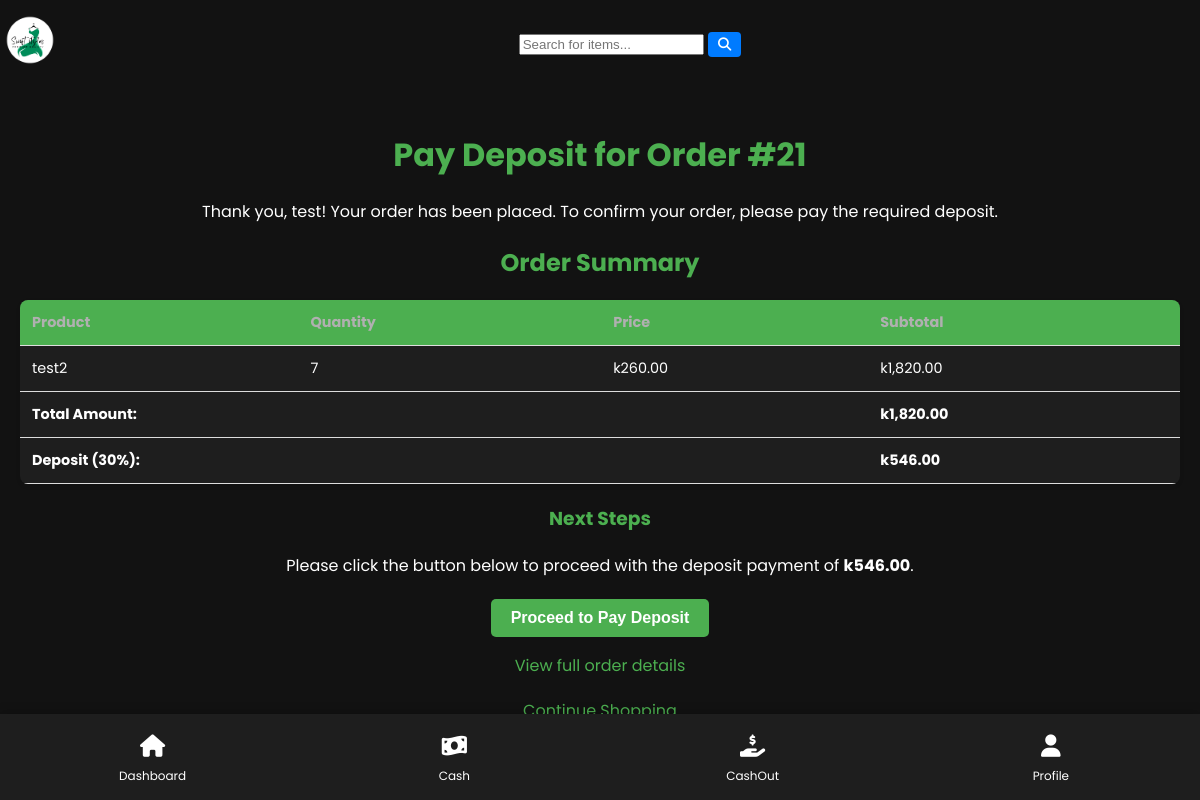
Page /order/21/pay-deposit/ (signed in) on the committed database.
### mma/models.py (models this page shows, shortened)
class Order(models.Model):
    STATUS_CHOICES = (
        ('pending', 'Pending'),
        ('approved', 'Approved'),
        ('completed', 'Completed'),  # Add 'completed' status
        ('cancelled', 'Cancelled'),
    )
    agent = models.ForeignKey(CustomUser, on_delete=models.CASCADE, related_name='orders')
    customer_name = models.CharField(max_length=200)
    phone_number = models.CharField(max_length=15, null=True, blank=True)  # Allow null values
    total_amount = models.DecimalField(max_digits=10, decimal_places=2)
    deposit_amount = models.DecimalField(max_digits=10, decimal_places=2)
    status = models.CharField(max_length=20, choices=STATUS_CHOICES, default='pending')
    created_at = models.DateTimeField(auto_now_add=True)
    business_location = models.CharField(max_length=200, null=True, blank=True)
    delivery_date = models.DateField(null=True, blank=True)
    is_approved = models.BooleanField(default=False)

class OrderItem(models.Model):
    order = models.ForeignKey(Order, related_name='items', on_delete=models.CASCADE)
    product = models.ForeignKey(Product, on_delete=models.CASCADE)
    quantity = models.PositiveIntegerField()
    def subtotal(self):
        return self.product.price * self.quantity

class Product(models.Model):
    CATEGORY_CHOICES = [
        ('groceries', 'Groceries'),
        ('hardware', 'Hardware'),
        ('electronics', 'Electronics'),
        ('clothing', 'Clothing'),
        ('furniture', 'Furniture'),
        ('automotive', 'Automotive'),
        ('beauty_health', 'Beauty & Health'),
        ('toys', 'Toys'),
        ('sports', 'Sports & Outdoors'),
        ('books', 'Books'),
        ('home_appliances', 'Home Appliances'),
        ('stationery', 'Stationery'),
        ('pharmacy', 'Pharmacy'),
        ('jewelry', 'Jewelry & Accessories'),
        ('footwear', 'Footwear'),
        ('gardening', 'Gardening & Outdoor'),
        ('baby_products', 'Baby Products'),
        ('pet_supplies', 'Pet Supplies'),
        ('music_instruments', 'Musical Instruments'),
        ('office_supplies', 'Office Supplies'),
        ('gaming', 'Gaming'),
        ('kitchenware', 'Kitchenware'),
        ('building_materials', 'Building Materials'),
        ('tools', 'Tools & Equipment'),
        ('computer_accessories', 'Computer & Accessories'),
    ]
    name = models.CharField(max_length=200)
    description = models.TextField()
    category = models.CharField(max_length=100, choices=CATEGORY_CHOICES, default='other')
    price = models.DecimalField(max_digits=10, decimal_places=2)
    delivery_time = models.PositiveIntegerField()
    image = models.ImageField(upload_to='product_images/', null=True, blank=True, default='product_default.png')
    verified = models.BooleanField(default=False)
    added_by = models.ForeignKey(CustomUser, on_delete=models.SET_NULL, null=True, blank=True)
    created = models.DateTimeField(auto_now_add=True)
    stock_count = models.PositiveIntegerField(default=0)
    created = models.DateTimeField(auto_now_add=True)
    store_address = models.CharField(max_length=255, null=True, blank=True)

### mma/views.py (the view)
# urls.py: path('order/<int:order_id>/pay-deposit/', views.pay_deposit, name='pay_deposit'),
@login_required
def pay_deposit(request, order_id):
    order = get_object_or_404(Order, id=order_id)
    if request.method == 'POST':
        order.status = 'approved'
        order.save()
        messages.success(request, f"Deposit of {order.deposit_amount} has been paid successfully.")
        return redirect('order_detail', order_id=order.id)
    return render(request, 'pay_deposit.html', {'order': order})

### mma/templates/pay_deposit.html (shortened to what this page needs)
{% extends 'base.html' %}
{% block content %}
    <div class="order-confirmation">
        <h1>Pay Deposit for Order #{{ order.id }}</h1>
        <p>Thank you, {{ order.customer_name }}! Your order has been placed. To confirm your order, please pay the required deposit.</p>
        <h2>Order Summary</h2>
        <table>
            <thead>
                <tr>
                    <th>Product</th>
                    <th>Quantity</th>
                    <th>Price</th>
                    <th>Subtotal</th>
                </tr>
            </thead>
            <tbody>
                {% for item in order.items.all %}
                <tr>
                    <td>{{ item.product.name }}</td>
                    <td>{{ item.quantity }}</td>
                    <td>k{{ item.product.price }}</td>
                    <td>k{{ item.subtotal }}</td>
                </tr>
                {% endfor %}
            </tbody>
            <tfoot>
                <tr>
                    <td colspan="3">Total Amount:</td>
                    <td>k{{ order.total_amount }}</td>
                </tr>
                <tr>
                    <td colspan="3">Deposit (30%):</td>
                    <td>k{{ order.deposit_amount }}</td>
                </tr>
            </tfoot>
        </table>
        <h3>Next Steps</h3>
        <p>Please click the button below to proceed with the deposit payment of <strong>k{{ order.deposit_amount }}</strong>.</p>
        <form method="POST">
            <button type="submit" class="btn btn-primary">Proceed to Pay Deposit</button>
        </form>
        <p><a href="{% url 'order_detail' order.id %}">View full order details</a></p>
        <p><a href="{% url 'product_list' %}">Continue Shopping</a></p>
    </div>
        <div class="order-confirmation">
        <h2>Order Summary</h2>
  </div>
{% endblock %}

### mma/templates/base.html (style rules this page uses)
:root { --primary-color: #4CAF50; --secondary-color: #2196F3; --background-color: #121212; --card-background: #1E1E1E; --text-color: #FFFFFF; --secondary-text: #B0B0B0; --nav-height: 60px; --table-header-bg: #333; --table-row-bg: #1E1E1E; --table-row-alt-bg: #2E2E2E; }
body { font-family: 'Poppins', sans-serif; background-color: var(--background-color); color: var(--text-color); margin: 0; padding-top: 70px; }
.btn { background-color: var(--primary-color); color: var(--text-color); border: none; border-radius: 25px; padding: 12px 24px; cursor: pointer; font-weight: 600; text-decoration: none; display: inline-block; transition: background-color 0.3s, transform 0.3s, box-shadow 0.3s; text-align: center; }
table { width: 100%; border-collapse: separate; border-spacing: 0; margin-bottom: 20px; border-radius: 10px; overflow: hidden; }
th, td { padding: 15px; text-align: left; }
thead { background-color: var(--primary-color); }
tbody tr:nth-child(odd) { background-color: var(--table-row-bg); }
th { color: var(--text-color); font-weight: 600; }
td { color: var(--secondary-text); }
button { background-color: #007bff; color: white; border: none; padding: 5px 10px; cursor: pointer; border-radius: 4px; }

### mma/templates/pay_deposit.html (style rules this page uses)
h1, h2, h3 { color: var(--primary-color); text-align: center; margin-bottom: 20px; }
p { font-size: 1rem; line-height: 1.6; color: var(--text-color); margin-bottom: 20px; text-align: center; }
table { width: 100%; margin-top: 20px; border-collapse: collapse; background-color: var(--card-background); border-radius: 8px; overflow: hidden; box-shadow: 0 2px 4px rgba(0, 0, 0, 0.1); }
th, td { padding: 12px; text-align: left; border-bottom: 1px solid #ddd; font-size: 0.9rem; }
th { background-color: var(--secondary-background); font-weight: bold; color: var(--secondary-text); }
td { color: var(--text-color); }
tfoot td { font-weight: bold; background-color: var(--secondary-background); }
button.btn { background-color: var(--primary-color); color: #fff; padding: 10px 20px; border: none; border-radius: 5px; font-size: 1rem; cursor: pointer; transition: background-color 0.3s ease; display: block; margin: 0 auto; margin-top: 20px; }
a { color: var(--primary-color); text-decoration: none; font-size: 1rem; transition: color 0.3s ease; }

### rows in the picture
Order: id "21", customer_name "test", total_amount "1,820.00", deposit_amount "546.00"
OrderItem: product.name "test2", quantity "7", product.price "260.00", subtotal "1,820.00"
